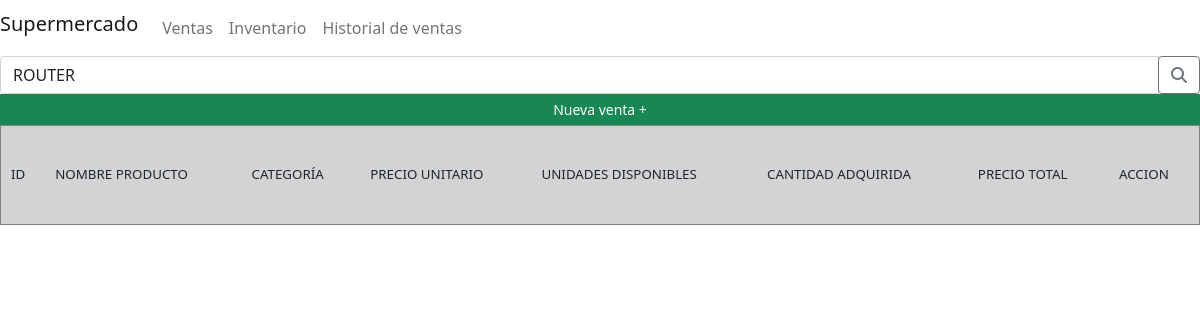
The app's page /ventas.php?busqueda=ROUTER, older data.
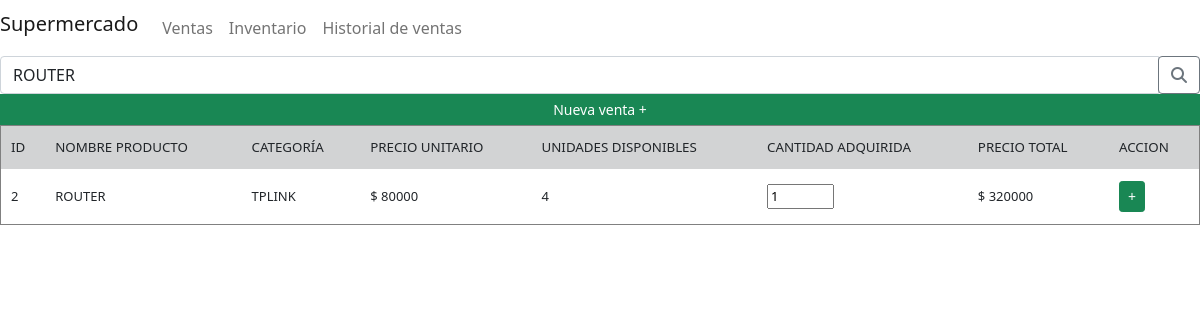
The same page, newer data.
### tables this page shows
CREATE TABLE IF NOT EXISTS `inventario` (
  `id` int(11) NOT NULL AUTO_INCREMENT,
  `nombre_producto` varchar(50) NOT NULL DEFAULT '0',
  `categoria` varchar(50) DEFAULT NULL,
  `cantidad` int(11) NOT NULL DEFAULT '0',
  `precio_unitario` int(11) NOT NULL DEFAULT '0',
  `precio_total` int(11) NOT NULL DEFAULT '0',
  `fecha` date DEFAULT NULL,
  `imagen_producto` varchar(50) DEFAULT NULL,
  PRIMARY KEY (`id`)
);

### includes/db.php (called while the page is built, shortened)
<?php
class DB {
    static $host = HOST;
    static $user = USER;
    static $password = PASSWORD;
    static $db = DB;
    public static function query($sql){
        $con = new mysqli(self::$host, self::$user, self::$password, self::$db);
        $result = $con->query($sql);
        return $result;
    }
}
?>

### ventas.php (the view, shortened to what this page needs)
<?php
    include('includes/db.php');
?>
<!DOCTYPE html>
<html lang="es">
<head>
    <?php include 'accesorios/navbar.php' ?>
</head>
<body>
<form action="#" class="form-inline my-2 my-lg-0" method="GET">
          <div class="row mr-2">
            <div class="input-group">
                <input  onchange="this.form.submit()" class="form-control" type="text" name="busqueda" id="busqueda" value="<?php if (isset($_GET['busqueda'])) { echo $_REQUEST['busqueda']; }?>"  placeholder="Busca tus productos">
                <span class="input-group-append">
                    <button class="btn btn-outline-secondary" type="submit" >
                        <i class="fa fa-search"></i>
                    </button>
                </span>
            </div>
          </div>
</form>
    <table style="width: 100%; height: 100px;" border cellpadding=10 cellspacing=0>
    <div class="row ">
                <button class="btn btn-success btn-sm" type="submit" onclick="agregar()">Nueva venta +</button>
            </div>
            <tr class="bg-dark" style="align-items: center; font-size: smaller; --bs-bg-opacity: .20;">
            <td>ID</td>
                <td>NOMBRE PRODUCTO</td>
                <td>CATEGORÍA</td>
                <td>PRECIO UNITARIO</td>
                <td>UNIDADES DISPONIBLES</td>
                <td>CANTIDAD ADQUIRIDA</td>
                <td>PRECIO TOTAL</td>
                <td>ACCION</td>
            </tr>
            <?php
            if(isset($_GET['busqueda'])){
                if(empty($_GET['busqueda'])){
                }else{
                $buscar = $_GET['busqueda'];
                $sql= "SELECT * FROM inventario WHERE nombre_producto LIKE '%$buscar%'";
                $result = DB::query($sql);
               while($mostrar=mysqli_fetch_array($result)){ ?>
                        <tr style="font-size: small;">
                        <form action="actualizar_inventario.php" method="post">
                            <td><?= $mostrar['id'] ?></td>
                            <td><?= $mostrar['nombre_producto'] ?></td>
                            <td><?= $mostrar['categoria'] ?></td>
                            <td>$ <?= $mostrar['precio_unitario'] ?></td>
                            <td><?= $mostrar['cantidad'] ?></td>
                            <td>
                                <input type="number" name="cant" min=1 max="<?= $mostrar['cantidad'] ?>" value="<?php if(!isset($_GET['cant'])){echo '1';} ?>" >
                        </td>
                            <td>$ <?= $mostrar['precio_total'] ?></td>
                            <td><button type="submit" class="btn btn-success btn-sm">+</button></td>
                        </tr>
                <?php }
                }
            }
            ?>
        </table>
</body>
</html>

Row changes from the older to the newer data that the page shows:
added inventario: id "2", nombre_producto "ROUTER", categoria "TPLINK", precio_unitario "80000", cantidad "4", precio_total "320000"
